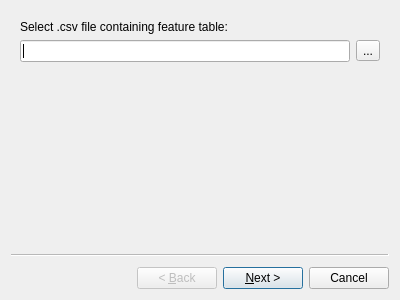
<?xml version="1.0" encoding="UTF-8"?>
<ui version="4.0">
 <class>Wizard</class>
 <widget class="QWizard" name="Wizard">
  <property name="geometry">
   <rect>
    <x>0</x>
    <y>0</y>
    <width>400</width>
    <height>300</height>
   </rect>
  </property>
  <property name="windowTitle">
   <string>Wizard</string>
  </property>
  <widget class="QWizardPage" name="wizardPage1">
   <layout class="QVBoxLayout" name="verticalLayout_2">
    <item>
     <widget class="QLabel" name="label">
      <property name="text">
       <string>Select .csv file containing feature table:</string>
      </property>
     </widget>
    </item>
    <item>
     <layout class="QHBoxLayout" name="horizontalLayout">
      <item>
       <widget class="QLineEdit" name="lineEditCsvPath"/>
      </item>
      <item>
       <widget class="QToolButton" name="pushBrowse">
        <property name="text">
         <string>...</string>
        </property>
       </widget>
      </item>
     </layout>
    </item>
   </layout>
  </widget>
  <widget class="QWizardPage" name="wizardPage2">
   <layout class="QVBoxLayout" name="verticalLayout">
    <item>
     <layout class="QGridLayout" name="gridLayout">
      <item row="2" column="1">
       <widget class="QLineEdit" name="lineEditMzRegex">
        <property name="text">
         <string>(\d+.\d+)_</string>
        </property>
        <property name="placeholderText">
         <string>Regex (optional)</string>
        </property>
       </widget>
      </item>
      <item row="1" column="0">
       <widget class="QComboBox" name="comboIdColumn"/>
      </item>
      <item row="2" column="2">
       <widget class="QLineEdit" name="lineEditRtRegex">
        <property name="text">
         <string>_(\d+.\d+)</string>
        </property>
        <property name="placeholderText">
         <string>Regex (optional)</string>
        </property>
       </widget>
      </item>
      <item row="0" column="1">
       <widget class="QLabel" name="label_3">
        <property name="text">
         <string>M/z Column</string>
        </property>
       </widget>
      </item>
      <item row="0" column="2">
       <widget class="QLabel" name="label_4">
        <property name="text">
         <string>R.T. Column</string>
        </property>
       </widget>
      </item>
      <item row="1" column="2">
       <widget class="QComboBox" name="comboRtColumn"/>
      </item>
      <item row="0" column="0">
       <widget class="QLabel" name="label_2">
        <property name="text">
         <string>ID Column</string>
        </property>
       </widget>
      </item>
      <item row="1" column="1">
       <widget class="QComboBox" name="comboMzColumn"/>
      </item>
      <item row="3" column="2">
       <widget class="QComboBox" name="comboRtUnit">
        <item>
         <property name="text">
          <string>Seconds</string>
         </property>
        </item>
        <item>
         <property name="text">
          <string>Minutes</string>
         </property>
        </item>
       </widget>
      </item>
     </layout>
    </item>
    <item>
     <widget class="Line" name="line_2">
      <property name="orientation">
       <enum>Qt::Horizontal</enum>
      </property>
     </widget>
    </item>
    <item>
     <widget class="QCheckBox" name="checkPreGroup">
      <property name="text">
       <string>Pre-group features by peak shape</string>
      </property>
     </widget>
    </item>
    <item>
     <widget class="Line" name="line">
      <property name="orientation">
       <enum>Qt::Horizontal</enum>
      </property>
     </widget>
    </item>
    <item>
     <layout class="QGridLayout" name="gridLayout_2">
      <item row="0" column="0">
       <widget class="QLabel" name="label_5">
        <property name="text">
         <string>R.t. Window (s):</string>
        </property>
       </widget>
      </item>
      <item row="0" column="1">
       <widget class="QDoubleSpinBox" name="spinRtWindow">
        <property name="minimum">
         <double>0.500000000000000</double>
        </property>
        <property name="maximum">
         <double>30.000000000000000</double>
        </property>
        <property name="value">
         <double>4.000000000000000</double>
        </property>
       </widget>
      </item>
      <item row="1" column="0">
       <widget class="QLabel" name="label_6">
        <property name="text">
         <string>M/z Window: (Da):</string>
        </property>
       </widget>
      </item>
      <item row="1" column="1">
       <widget class="QDoubleSpinBox" name="spinMzWindow">
        <property name="minimum">
         <double>0.000000000000000</double>
        </property>
        <property name="maximum">
         <double>0.300000000000000</double>
        </property>
        <property name="singleStep">
         <double>0.010000000000000</double>
        </property>
        <property name="value">
         <double>0.010000000000000</double>
        </property>
       </widget>
      </item>
     </layout>
    </item>
   </layout>
  </widget>
 </widget>
 <resources/>
 <connections>
  <connection>
   <sender>pushBrowse</sender>
   <signal>clicked()</signal>
   <receiver>Wizard</receiver>
   <slot>_user_triggered_browse_btn()</slot>
   <hints>
    <hint type="sourcelabel">
     <x>368</x>
     <y>50</y>
    </hint>
    <hint type="destinationlabel">
     <x>327</x>
     <y>-12</y>
    </hint>
   </hints>
  </connection>
 </connections>
 <slots>
  <slot>_user_triggered_browse_btn()</slot>
 </slots>
</ui>
